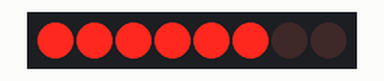
The sketch below on a simulated Arduino Uno, built with avr-gcc and run on an emulated ATmega328P. On the bench: 8 port-expander outputs drawn as a row of LEDs (first output left, lit = HIGH). Wiring (inferred from the names in the program): PCF8574 port expander at I2C address 0x3E. Wiring (inferred from the signals the program sends): row of LEDs: on Q0, Q1, Q2, Q3, Q4, Q5, Q6, Q7.

Above: at 0.6 s.
At 15.01 s:
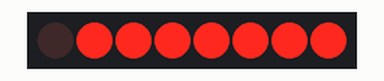
At 39.37 s:
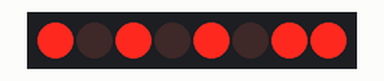
Timing chart, 0 to 40.0 s (numbered marks = the images above):
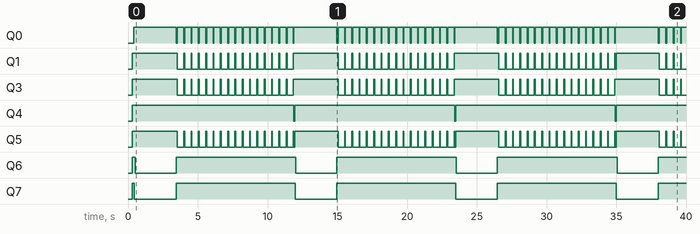

The sketch:

i2cLCDintro.ino
```cpp
/**
* @file i2cLCD.ino
*/
// http://s2jp.com/2015/03/mini-char-lcd/
#include "i2cLCD.h"
//SCL=A5, SDA=A4
char moji[]="AQM1602XA-RN-GBW";

i2cLCD mylcd;

void setup()
{
  mylcd.init();
}

void loop()
{
  for(int i=0;i<16;i++)
  {
    mylcd.writeData(moji[i]);
  }
  mylcd.move(1,0);
  for(int i=0;i<16;i++)
  {
    mylcd.writeData(i+0xB1);
  }
  delay(3000); // wait for 3 seconds

  mylcd.clear();
  for(int j = 0;j<2;++j){
    for(int i=0;i<16;++i){
      mylcd.clear();
      mylcd.move(j,i);
      mylcd.writeData('*');
      delay(200);
    }
  }
  mylcd.clear();

}
```

i2cLCD.h
```cpp
#ifndef i2cLCD_h
#define i2cLCD_h

#include <Wire.h>

#define LCD_ADRS 0x3E

/**
 * @brief LCD display class controled with I2C communication
 */
class i2cLCD {
private:
  unsigned char voltage_;

public:
  i2cLCD() { voltage_ = 5; };
  i2cLCD(unsigned char voltage) { voltage_ = voltage; };
  /**
   * @brief show a character in a LCD
   * @param t_data displayed data
   */
  void writeData(unsigned char t_data) {
    Wire.beginTransmission(LCD_ADRS);
    Wire.write(0x40);
    Wire.write(t_data);
    Wire.endTransmission();
    delay(1);
  }

  /**
   * @brief send command id to a microchip on LCD
   * @param t_command sent command
   */
  void writeCommand(unsigned char t_command) {
    Wire.beginTransmission(LCD_ADRS);
    Wire.write(0x00);
    Wire.write(t_command);
    Wire.endTransmission();
    delay(10);
  }

  /**
   * @brief initialize display
   */
  void init() {
    Wire.begin();
    delay(100);
    writeCommand(0x38);
    delay(20);
    writeCommand(0x39);
    delay(20);
    writeCommand(0x14);
    delay(20);
    writeCommand(0x73);
    delay(20);
    if (voltage_ == 5) {
      // 0x50 + [Icon,Bon,C5,C4]
      writeCommand(0x52); // 5V動作用
    } else {
      writeCommand(0x56); // 3V動作用
    }
    delay(20);
    writeCommand(0x6C);
    delay(20);
    writeCommand(0x38);
    delay(20);
    clear();
    writeCommand(0x0C);
    delay(20);
  }

  /**
   * @brief clear display
   */
  void clear() {
    writeCommand(0x01);
    delay(20);
  }

  /**
   * @brief move a cursor
   * @param row 行
   * @param col 列
   */
  void move(unsigned char row, unsigned char col) {
    if (row == 0) {
      writeCommand(col + 0x80);
    } else if (row == 1) {
      writeCommand(col + 0x40 + 0x80);
    }
    delay(20);
  }
};

#endif
```

Measured:
- by itself, Q0: moves between LOW and HIGH, repeating every 11.5 s
- by itself, Q3: repeats every 11.5 s: LOW 0.46 s, HIGH 3.2 s, 15 × (LOW 0.46 s, HIGH 0.06 s)
- by itself, Q4: alternates HIGH for 11.5 s and LOW for 0.07 s
- by itself, Q5: repeats every 11.5 s: LOW 0.07 s, HIGH 3.1 s, 16 × (LOW 0.46 s, HIGH 0.06 s)
- by itself, Q6: alternates HIGH for 8.6 s and LOW for 2.9 s
- by itself, Q7: alternates HIGH for 8.5 s and LOW for 3.0 s
